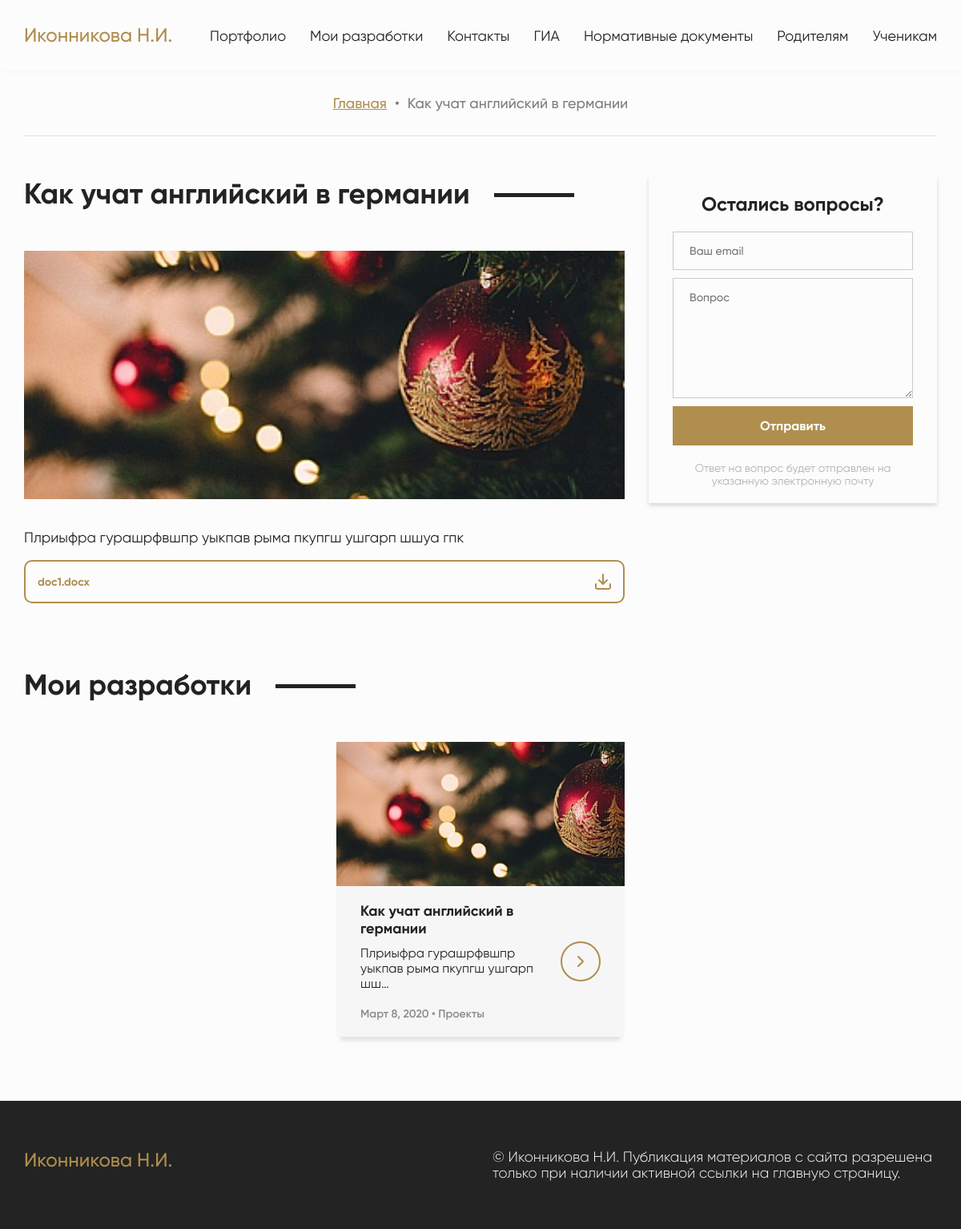
Page /myDevelopments/development/1 on the committed database.
### devs/models.py (models this page shows, shortened)
class Development(models.Model):
	Title = models.CharField("Заголовок", max_length = 50)
	Category = models.ForeignKey("DevelopmentCategory", on_delete = models.CASCADE, default = None, blank = True)
	Preview = ThumbnailerImageField("Изображение", default='students.jpg', resize_source = dict(quality=95, size=(370, 370), sharpen=True))
	Text = models.TextField("Текст")
	Pub_date = models.DateField("Дата публикации")
	class Meta:
		verbose_name = 'Разработка'
		verbose_name_plural = 'Разработки'

class File(models.Model):
	Title = models.CharField("Название (Можно не указывать)", max_length = 50, default = None, blank = True)
	file = models.FileField("Файл", upload_to='uploads/', default = None, blank = True)
	Development = models.ForeignKey("Development", on_delete = models.CASCADE, default = None, blank = True)
	class Meta:
		verbose_name = 'Файл'
		verbose_name_plural = 'Файлы'

class DevelopmentCategory(models.Model):
	Title = models.CharField("Название категории", max_length = 50)
	def __str__(self):
		return self.Title
	class Meta:
		verbose_name = 'Категория'
		verbose_name_plural = 'Категории'

### devs/views.py (the view)
# urls.py: path('development/<int:development_id>', views.development, name = 'development')
def development(request, development_id):
	development = Development.objects.get(id = development_id)
	sameDevelopments = Development.objects.filter(Category__id = development.Category.id)[:9]
	files = File.objects.filter(Development__id = development_id)
	form = QuestionForm()
	return render(request, 'development.html', locals())

### questions/forms.py (shortened to what this page needs)
class QuestionForm(forms.Form):
	Email = forms.EmailField()
	Text = forms.CharField(widget = forms.Textarea)
	Email.widget.attrs.update({
		'class': 'email',
		'placeholder': 'Ваш email'
	})
	Text.widget.attrs.update({
		'class': 'text',
		'placeholder': 'Вопрос'
	})

### devs/templates/development.html (shortened to what this page needs)
{% extends 'base.html'%}
{% load static %}
{% block styles %}
	<link rel="stylesheet" href="{% static 'css-min/article.min.css' %}">
{% endblock %}
{% block content %}
	<section class="bread-crumbs">
		<div class="container">
			<ul class="links">
				<li class="bread-link active"><a class="crumbs-link" href="/">Главная</a></li>
				<li class="bullet bread-link">•</li>
				<li class="bread-link">{{ development.Title }}</li>
			</ul>
		</div>
	</section>
	<section class="article-feedback">
		<div class="container">
			<div class="flex-block">
				<div class="article">
					<h2 class="contact-headline"><span class="text">{{ development.Title }}</span></h2>
					<img src="{{ development.Preview.url }}" alt="Article's preview">
					<p class="article-content">{{ development.Text|linebreaksbr }}</p>
					<div class="files">
						{% for file in files %}
							<a href="{{ file.File.url }}" download class="file">
								<span class="text">{{ file.Title }}</span>
							</a>
						{% endfor %}
					</div>
				</div>
				<div class="feedback-block">
					<form class="feedback" action="{% url 'questionCreate' %}" method="POST">
						<h3 class="feedback-headline">Остались вопросы?</h3>
						{{ form.Email }}
						{{ form.Text }}
						<button class="submit" type="submit">Отправить</button>
						<p class="description">Ответ на вопрос будет отправлен на указанную электронную почту</p>
					</form>
				</div>
			</div>
		</div>
	</section>
	<section class="last-articles">
		<div class="container">
			<h2 class="articles-headline"><span class="text">Мои разработки</span></h2>
			<ul class="articles-list">
				{% for sameDevelopment in sameDevelopments %}
					<li class="article">
						<div class="top-part" style="background-image: url('{{ sameDevelopment.Preview.url }}') "></div>
						<div class="bottom-part">
							<div class="left-part">
								<h3 class="article-headline">{{ sameDevelopment.Title }}</h3>
								<p class="text-preview">{{ sameDevelopment.Text|truncatechars:50 }}</p>
								<h4 class="date-and-category">{{ sameDevelopment.Pub_date }} &#8226; {{ sameDevelopment.Category }}</h4>
							</div>
							<div class="right-part">
								<a href="{% url 'development' sameDevelopment.id %}" class="to-article">
									<div class="learn-more-button">
										<svg xmlns="http://www.w3.org/2000/svg" width="24" height="24" viewBox="0 0 24 24" fill="none" stroke="currentColor" stroke-width="2" stroke-linecap="round" stroke-linejoin="round" class="feather feather-chevron-right"><polyline points="9 18 15 12 9 6"></polyline></svg>
									</div>
								</a>
							</div>
						</div>
					</li>
				{% endfor %}
			</ul>
		</div>
	</section>
{% endblock %}

### rows in the picture
Development: Title "Как учат английский в германии", Preview (picture), Text "Плриыфра гурашрфвшпр уыкпав рыма пкупгш ушгарп шшуа гпк", Text "Плриыфра гурашрфвшпр уыкпав рыма пкупгш ушгарп шш…", Pub_date "Март 8, 2020", Category "Проекты"
File: Title "doc1.docx"
